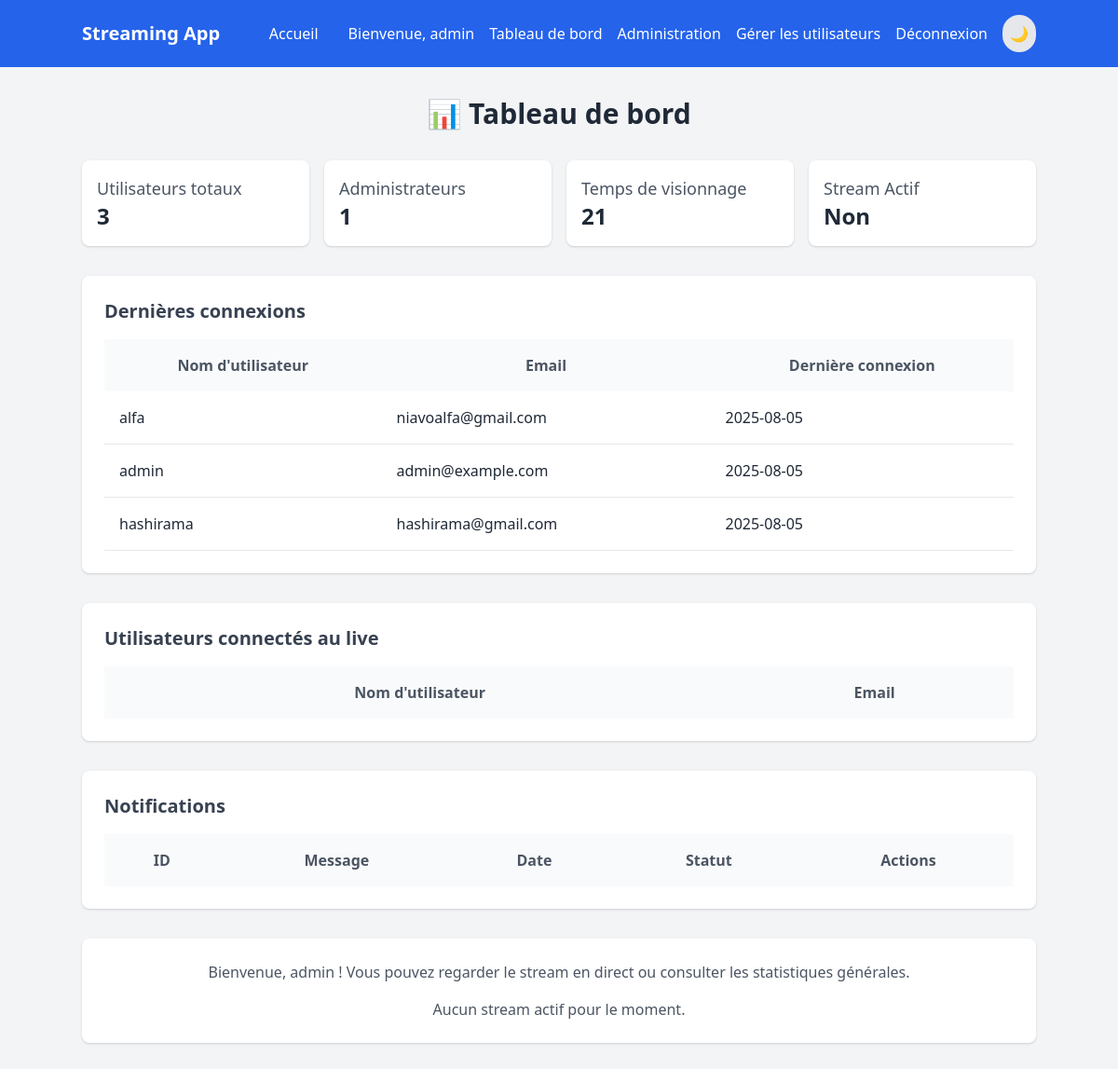
The page /dashboard (signed in) on the database as committed earlier.
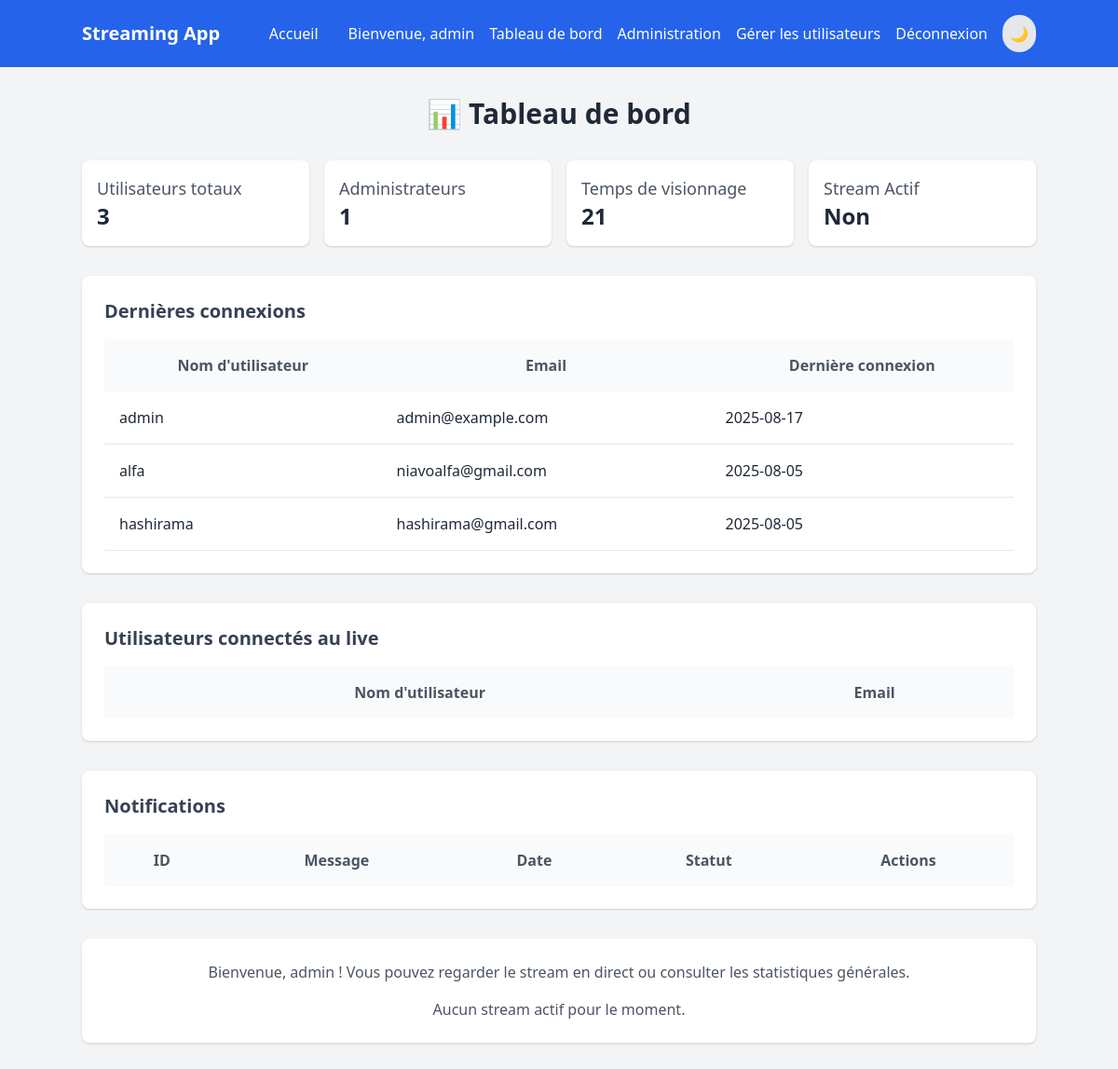
The same page on the database as committed later.
### tables this page shows
CREATE TABLE users (
            id INTEGER PRIMARY KEY AUTOINCREMENT,
            username TEXT UNIQUE NOT NULL,
            email TEXT UNIQUE NOT NULL,
            password TEXT NOT NULL,
            role TEXT NOT NULL,
            created_at TEXT NOT NULL,
            last_login TEXT,
            active INTEGER NOT NULL
        );

### app/routes/main.py (the view)
@main_bp.route('/dashboard')
@login_required
def dashboard():
    with get_db(current_app) as conn:
        total_users = conn.execute('SELECT COUNT(*) FROM users').fetchone()[0]
        total_admins = conn.execute('SELECT COUNT(*) FROM users WHERE role = ?', ('admin',)).fetchone()[0]
        recent_logins = conn.execute('SELECT username, last_login, email FROM users ORDER BY last_login DESC LIMIT 5').fetchall()
        total_watch_time = conn.execute('SELECT SUM(viewers) FROM analytics WHERE type = ?', ('hourly',)).fetchone()[0] or 0
        notifications = conn.execute('SELECT id, message, created_at, read FROM notifications WHERE user_id = ? ORDER BY created_at DESC', (session['user_id'],)).fetchall()
    dashboard_stats = {
        'total_users': total_users,
        'total_admins': total_admins,
        'recent_logins': [(row['username'], row['last_login'], row['email']) for row in recent_logins],
        'total_watch_time': total_watch_time,
        'notifications': [{'id': row['id'], 'message': row['message'], 'created_at': row['created_at'], 'read': row['read']} for row in notifications]
    }
    return render_template('dashboard.html', user=session, stats=stats, dashboard_stats=dashboard_stats, connected_users=connected_users)

### app/models/user.py (called while the page is built)
@contextmanager
def get_db(app):
    conn = sqlite3.connect(app.config['DATABASE'])
    conn.row_factory = sqlite3.Row
    try:
        yield conn
    finally:
        conn.close()

### app/routes/auth.py (called while the page is built)
def login_required(f):
    from functools import wraps
    @wraps(f)
    def decorated_function(*args, **kwargs):
        if 'user_id' not in session:
            flash('Veuillez vous connecter pour accéder à cette page.', 'error')
            return redirect(url_for('auth.login'))
        return f(*args, **kwargs)
    return decorated_function

### app/templates/dashboard.html (shortened to what this page needs)
{% extends 'base.html' %}
{% block content %}
    <header class="text-center mb-8">
        <h1 class="text-3xl font-bold text-gray-800 dark:text-gray-200">📊 Tableau de bord</h1>
    </header>
    <main>
        {% if session['role'] == 'admin' %}
            <div class="grid grid-cols-1 sm:grid-cols-2 lg:grid-cols-4 gap-4 mb-8">
                <div class="bg-white dark:bg-gray-800 p-4 rounded-lg shadow">
                    <h3 class="text-lg font-medium text-gray-600 dark:text-gray-400">Utilisateurs totaux</h3>
                    <span class="text-2xl font-bold text-gray-800 dark:text-gray-200">{{ dashboard_stats.total_users }}</span>
                </div>
                <div class="bg-white dark:bg-gray-800 p-4 rounded-lg shadow">
                    <h3 class="text-lg font-medium text-gray-600 dark:text-gray-400">Administrateurs</h3>
                    <span class="text-2xl font-bold text-gray-800 dark:text-gray-200">{{ dashboard_stats.total_admins }}</span>
                </div>
                <div class="bg-white dark:bg-gray-800 p-4 rounded-lg shadow">
                    <h3 class="text-lg font-medium text-gray-600 dark:text-gray-400">Temps de visionnage</h3>
                    <span class="text-2xl font-bold text-gray-800 dark:text-gray-200">{{ dashboard_stats.total_watch_time }}</span>
                </div>
                <div class="bg-white dark:bg-gray-800 p-4 rounded-lg shadow">
                    <h3 class="text-lg font-medium text-gray-600 dark:text-gray-400">Stream Actif</h3>
                    <span class="text-2xl font-bold text-gray-800 dark:text-gray-200">{{ 'Oui' if stats.stream_active else 'Non' }}</span>
                </div>
            </div>
            <div class="bg-white dark:bg-gray-800 p-6 rounded-lg shadow mb-8">
                <h3 class="text-xl font-semibold text-gray-700 dark:text-gray-200 mb-4">Dernières connexions</h3>
                <div class="overflow-x-auto">
                    <table class="w-full">
                        <thead>
                            <tr class="bg-gray-50 dark:bg-gray-700 text-gray-600 dark:text-gray-400 font-semibold">
                                <th class="p-4">Nom d'utilisateur</th>
                                <th class="p-4">Email</th>
                                <th class="p-4">Dernière connexion</th>
                            </tr>
                        </thead>
                        <tbody>
                            {% for username, last_login, email in dashboard_stats.recent_logins %}
                            <tr class="border-b dark:border-gray-600">
                                <td class="p-4 text-gray-800 dark:text-gray-200">{{ username }}</td>
                                <td class="p-4 text-gray-800 dark:text-gray-200">{{ email }}</td>
                                <td class="p-4 text-gray-800 dark:text-gray-200">{{ last_login[:10] if last_login else 'Jamais' }}</td>
                            </tr>
                            {% endfor %}
                        </tbody>
                    </table>
                </div>
            </div>
        {% endif %}
        <div class="bg-white dark:bg-gray-800 p-6 rounded-lg shadow mb-8">
            <h3 class="text-xl font-semibold text-gray-700 dark:text-gray-200 mb-4">Utilisateurs connectés au live</h3>
            <div class="overflow-x-auto">
                <table class="w-full" id="connected-users-table">
                    <thead>
                        <tr class="bg-gray-50 dark:bg-gray-700 text-gray-600 dark:text-gray-400 font-semibold">
                            <th class="p-4">Nom d'utilisateur</th>
                            <th class="p-4">Email</th>
                        </tr>
                    </thead>
                </table>
            </div>
        </div>
        <div class="bg-white dark:bg-gray-800 p-6 rounded-lg shadow mb-8">
            <h3 class="text-xl font-semibold text-gray-700 dark:text-gray-200 mb-4">Notifications</h3>
            <div class="overflow-x-auto">
                <table class="w-full">
                    <thead>
                        <tr class="bg-gray-50 dark:bg-gray-700 text-gray-600 dark:text-gray-400 font-semibold">
                            <th class="p-4">ID</th>
                            <th class="p-4">Message</th>
                            <th class="p-4">Date</th>
                            <th class="p-4">Statut</th>
                            <th class="p-4">Actions</th>
                        </tr>
                    </thead>
                </table>
            </div>
        </div>
        <div class="bg-white dark:bg-gray-800 p-6 rounded-lg shadow text-center">
            <p class="text-gray-600 dark:text-gray-400">Bienvenue, {{ session['username'] }} ! Vous pouvez regarder le stream en direct ou consulter les statistiques générales.</p>
            {% if stats.stream_active %}
                <a href="{{ url_for('main.stream') }}" class="mt-4 inline-block px-4 py-2 bg-blue-500 text-white rounded-lg hover:bg-blue-600 transition">Rejoindre le Stream</a>
            {% else %}
                <p class="mt-4 text-gray-600 dark:text-gray-400">Aucun stream actif pour le moment.</p>
            {% endif %}
        </div>
    </main>
{% endblock %}

### app/templates/base.html (shortened to what this page needs)
<!DOCTYPE html>
<html lang="fr" class="light">
<head>
    <link href="https://cdn.jsdelivr.net/npm/tailwindcss@2.2.19/dist/tailwind.min.css" rel="stylesheet">
</head>
<body class="bg-gray-100 dark:bg-gray-900 transition-colors duration-300">
    <nav class="bg-blue-600 dark:bg-blue-800 text-white p-4">
        <div class="container mx-auto flex justify-between items-center">
            <a href="{{ url_for('main.index') }}" class="text-xl font-bold">Streaming App</a>
            <div class="flex items-center space-x-4">
                <a href="{{ url_for('main.index') }}" class="mr-4">Accueil</a>
                {% if session['user_id'] %}
                    <span class="mr-4">Bienvenue, {{ session['username'] }}</span>
                    <a href="{{ url_for('main.dashboard') }}" class="mr-4">Tableau de bord</a>
                    {% if session['role'] == 'admin' %}
                        <a href="{{ url_for('main.admin') }}" class="mr-4">Administration</a>
                        <a href="{{ url_for('main.manage_users') }}" class="mr-4">Gérer les utilisateurs</a>
                    {% endif %}
                    <a href="{{ url_for('auth.logout') }}">Déconnexion</a>
                {% else %}
                    <a href="{{ url_for('auth.login') }}" class="mr-4">Connexion</a>
                    <a href="{{ url_for('auth.register') }}">Inscription</a>
                {% endif %}
                <button id="theme-toggle" class="p-2 rounded-full bg-gray-200 dark:bg-gray-700 text-gray-800 dark:text-gray-200">
                    <span class="dark:hidden">🌙</span>
                </button>
            </div>
        </div>
    </nav>
    <div class="container mx-auto py-8">
        {% block content %}{% endblock %}
    </div>
</body>
</html>

Rows that differ between the two databases and show on the page:
changed users "admin": last_login "2025-08-05" → "2025-08-17"; moves up the list
